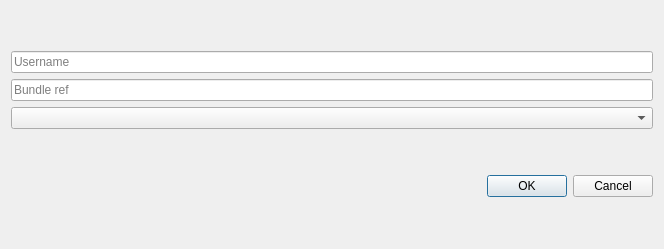
<?xml version="1.0" encoding="UTF-8"?>
<ui version="4.0">
 <class>NewDB</class>
 <widget class="QDialog" name="NewDB">
  <property name="geometry">
   <rect>
    <x>0</x>
    <y>0</y>
    <width>664</width>
    <height>249</height>
   </rect>
  </property>
  <property name="windowTitle">
   <string>Small Bills and Petty Finance Login</string>
  </property>
  <layout class="QGridLayout" name="gridLayout_2">
   <item row="0" column="0">
    <layout class="QGridLayout" name="gridLayout">
     <item row="2" column="1">
      <widget class="QComboBox" name="repositoryCombo"/>
     </item>
     <item row="1" column="1">
      <widget class="QLineEdit" name="bundleRefEdit">
       <property name="placeholderText">
        <string>Bundle ref</string>
       </property>
      </widget>
     </item>
     <item row="0" column="1">
      <widget class="QLineEdit" name="usernameEdit">
       <property name="text">
        <string/>
       </property>
       <property name="placeholderText">
        <string>Username</string>
       </property>
      </widget>
     </item>
    </layout>
   </item>
   <item row="1" column="0">
    <widget class="QDialogButtonBox" name="buttonBox">
     <property name="orientation">
      <enum>Qt::Horizontal</enum>
     </property>
     <property name="standardButtons">
      <set>QDialogButtonBox::Cancel|QDialogButtonBox::Ok</set>
     </property>
    </widget>
   </item>
  </layout>
 </widget>
 <tabstops>
  <tabstop>usernameEdit</tabstop>
  <tabstop>bundleRefEdit</tabstop>
  <tabstop>repositoryCombo</tabstop>
 </tabstops>
 <resources/>
 <connections>
  <connection>
   <sender>buttonBox</sender>
   <signal>accepted()</signal>
   <receiver>NewDB</receiver>
   <slot>accept()</slot>
   <hints>
    <hint type="sourcelabel">
     <x>248</x>
     <y>254</y>
    </hint>
    <hint type="destinationlabel">
     <x>157</x>
     <y>274</y>
    </hint>
   </hints>
  </connection>
  <connection>
   <sender>buttonBox</sender>
   <signal>rejected()</signal>
   <receiver>NewDB</receiver>
   <slot>reject()</slot>
   <hints>
    <hint type="sourcelabel">
     <x>316</x>
     <y>260</y>
    </hint>
    <hint type="destinationlabel">
     <x>286</x>
     <y>274</y>
    </hint>
   </hints>
  </connection>
 </connections>
</ui>
